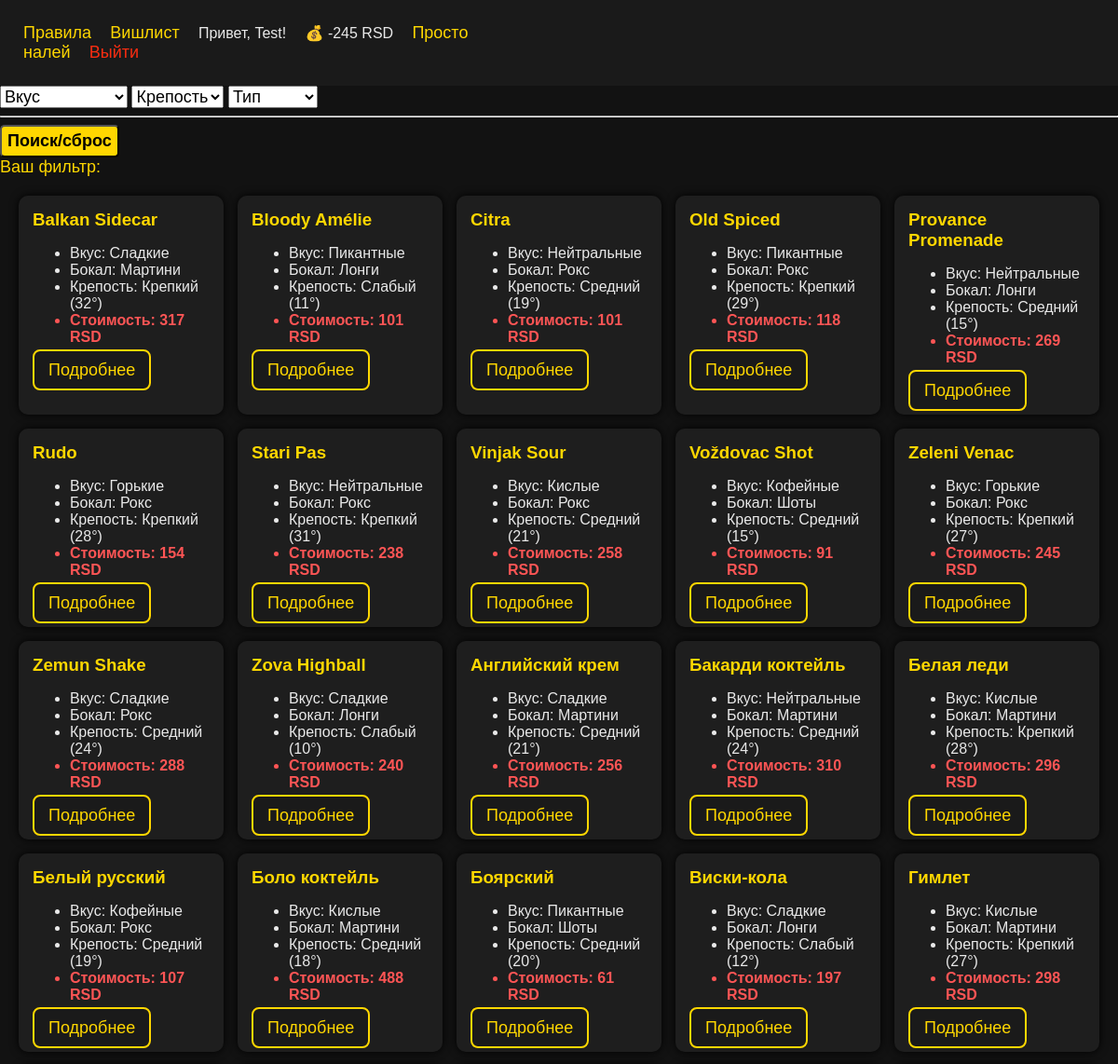
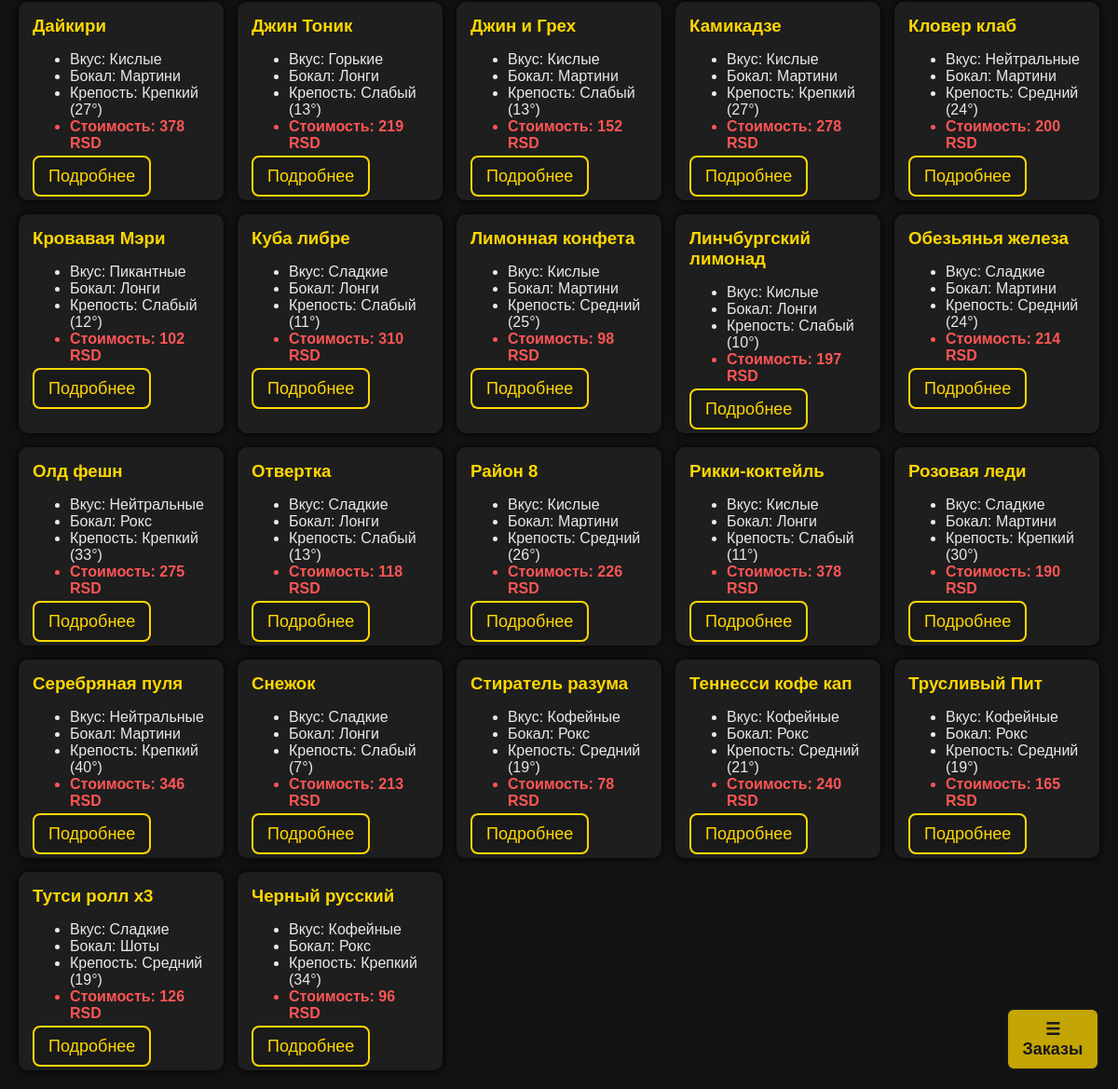
Screenshot of / (signed in) with the database file from the repository (2 pictures, top to bottom).
### cocktails/models.py (models this page shows, shortened)
class Client(models.Model):
    name = models.CharField(max_length=200)
    balance = models.IntegerField(default=0)
    user = models.OneToOneField(User, on_delete=models.CASCADE)
    def __str__(self):
        return self.name

class Cocktail(models.Model):
    name = models.CharField(max_length=200)
    alcohol = models.ForeignKey(Alcohol, blank=True, on_delete=models.CASCADE)
    taste = models.ForeignKey(Taste, blank=True, on_delete=models.CASCADE)
    group = models.ForeignKey(Group, blank=True, on_delete=models.CASCADE)
    method = models.ForeignKey(Method, blank=True, on_delete=models.CASCADE, default=1)
    cost = models.IntegerField(default=1)
    comment = models.CharField(max_length=400, default='Это коктейль')
    img = models.ImageField(upload_to='media/', default='media/default.jpg')
    alcohol_perc = models.IntegerField(default=1)

class Taste(models.Model):
    name = models.CharField(max_length=200)
    def __str__(self):
        return self.name

class Group(models.Model):
    name = models.CharField(max_length=200)
    def __str__(self):
        return self.name

class Alcohol(models.Model):
    name = models.CharField(max_length=200)
    def __str__(self):
        return self.name

### cocktails/views.py (the view)
# urls.py: path('', views.get_index, name='index'),
def get_index(request):
    if not request.user.is_authenticated:
        return redirect('login')
    bills = show_bills(request)
    not_aval_set = get_available()
    tastes = Taste.objects.all()
    alco = Alcohol.objects.all()
    groups = Group.objects.all()
    client = Client.objects.get(user=request.user)
    cocks = Cocktail.objects.all().exclude(id__in=not_aval_set).order_by('name')
    text = 'Ваш фильтр: '
    if request.method == 'GET':
        if request.GET.get('taste_id'):
            cocks = cocks.filter(taste_id=request.GET.get('taste_id'))
            text += str(Taste.objects.filter(id=request.GET.get('taste_id'))[0]) + ' '
        if request.GET.get('alco_id'):
            cocks = cocks.filter(alcohol_id=request.GET.get('alco_id'))
            text += str(Alcohol.objects.filter(id=request.GET.get('alco_id'))[0]) + ' '
        if request.GET.get('group_id'):
            cocks = cocks.filter(group_id=request.GET.get('group_id'))
            text += str(Group.objects.filter(id=request.GET.get('group_id'))[0])
    context = {
        'cocks': cocks,
        'bills': bills,
        'tastes': tastes,
        'client': client,
        'alco': alco,
        'groups': groups,
        'text': text,
    }
    return render(request, 'cocktails/index.html', context=context)

### cocktails/views.py (called while the page is built)
def get_available():
    not_aval = []
    connect = sqlite3.connect('db.sqlite3')
    cursor = connect.cursor()
    cursor.execute(
        f"SELECT cocktails_ingridient_cost.cocktail_id_id FROM cocktails_ingridient_cost "
        f"JOIN cocktails_ingridient ON cocktails_ingridient_cost.ingridient_id_id=cocktails_ingridient.id "
        f"WHERE cocktails_ingridient.availability is False OR cocktails_ingridient_cost.value > cocktails_ingridient.count")
    not_aval_cocks = cursor.fetchall()
    connect.close()
    for cock in not_aval_cocks:
        not_aval.append(cock[0])
    not_aval_set = set(not_aval)
    return not_aval_set

def show_bills(request):
    if not request.user.is_authenticated:
        return redirect('login')
    yesterday = str(date.today() - timedelta(days=1))
    client = Client.objects.get(user=request.user)
    if client.user.is_staff or client.user.is_superuser:
        bills = Bill.objects.filter(timestamp__gt=yesterday).order_by('timestamp')
    else:
        bills = Bill.objects.filter(timestamp__gt=yesterday, client=client).order_by('timestamp')
    return bills

### cocktails/templates/cocktails/index.html (shortened to what this page needs)
{% extends 'cocktails/base.html' %}
{% block content %}
    <form action="{% url 'index' %}" method="get">
        <select name="taste_id" id="taste_id" class="custom-input">
            <option value="">Вкус</option>
        </select>
        <select name="alco_id" id="alco_id" class="custom-input">
            <option value="">Крепость</option>
        </select>
        <select name="group_id" id="group_id" class="custom-input">
            <option value="">Тип</option>
        </select>
        <hr>
        <button type="submit" class="search-btn">Поиск/сброс</button>
    </form>
<a>{{ text }}</a>
{% endblock %}

### cocktails/templates/cocktails/base.html (shortened to what this page needs)
{% load static %}
<!DOCTYPE html>
<html lang="ru">
<head>
    <link rel="stylesheet" href="{% static 'cocktails/css/style1.css' %}">
</head>
<body>
    <header>
        <div class="nav-links">
            <a class="nlinks" href="/rules">Правила</a>
            <a class="nlinks" href="/wishlist">Вишлист</a>
            {% if user.is_authenticated %}
                <span class="nlinks">Привет, {{ user.username }}!</span>
                <span class="nlinks">💰 {{ client.balance }} RSD</span>
                <a class="nlinks" href="{% url 'just_drink' %}">Просто налей</a>
                <a class="nlinks" href="{% url 'logout' %}" style="color:#fa2d11;">Выйти</a>
            {% else %}
                <a class="nlinks" href="{% url 'login' %}">Войти</a>
                <a class="nlinks" href="{% url 'register' %}">Регистрация</a>
            {% endif %}
        </div>
    </header>
{% block content %}{% endblock %}
{% if cocks %}
<div class="cocktail-grid">
    {% for i in cocks %}
    <div class="cocktail-card">
        <h3>{{ i.name }}</h3>
        <ul>
            <li>Вкус: {{ i.taste }}</li>
            <li>Бокал: {{ i.group }}</li>
            <li>Крепость: {{ i.alcohol }} ({{ i.alcohol_perc }}°)</li>
            <li class="cost">Стоимость: {{ i.cost }} RSD</li>
        </ul>
        <a class="openbtn" href="{% url 'cocktail' i.id %}">Подробнее</a>
    </div>
    {% endfor %}
</div>
{% endif %}
{% if user.is_authenticated %}
<button id="OrderButton" class="orderbutton" onclick="openNav()" style="position:fixed; bottom:20px; z-index:1001;">
    &#9776; Заказы
</button>
{% endif %}
</body>
</html>

### cocktails/templates/cocktails/base.html (style rules this page uses)
body { margin: 0; font-family: 'Arial', sans-serif; background-color: #121212; color: #e9e9e9; }
a { color: #ffd700; text-decoration: none; font-size: 18px; }
header { display: flex; justify-content: space-between; align-items: center; padding: 25px; background: #1a1a1a; }
.openbtn { font-size: 18px; cursor: pointer; background-color: #1a1a1a; color: #ffd700; padding: 10px 15px; border: 2px solid #ffd700; border-radius: 8px; transition: 0.3s; }
.orderbutton { font-size: 18px; font-weight: bold; cursor: pointer; background-color: #ffd700; color: #1a1a1a; width: 100px; padding: 10px 15px; border: 2px solid #1a1a1a; border-radius: 8px; transition: 0.3s; right: 20px; opacity: 0.75; }
.cocktail-grid { display: grid; grid-template-columns: repeat(auto-fit, minmax(220px, 1fr)); gap: 15px; padding: 20px; }
.cocktail-card { background: #1e1e1e; padding: 15px; border-radius: 10px; box-shadow: 0 0 10px #000; }
.cocktail-card h3 { color: #ffd700; margin: 0 0 10px 0; }
.cost { color: #ff5555; font-weight: bold; }
.nav-links { right: 10px; }
.nlinks { margin-right: 3%; }

### cocktails/templates/cocktails/index.html (style rules this page uses)
.search-btn { background-color: #ffd700; font-size: 18px; border-radius: 5px; font-weight: bold; height: 35px; }
.custom-input { font-size: 18px; }

### rows the page displays
Client: balance "-245"
Cocktail: name "Balkan Sidecar", taste "Сладкие", group "Мартини", alcohol "Крепкий", alcohol_perc "32", cost "317"
Cocktail: name "Bloody Amélie", taste "Пикантные", group "Лонги", alcohol "Слабый", alcohol_perc "11", cost "101"
Cocktail: name "Citra", taste "Нейтральные", group "Рокс", alcohol "Средний", alcohol_perc "19", cost "101"
Cocktail: name "Old Spiced", taste "Пикантные", group "Рокс", alcohol "Крепкий", alcohol_perc "29", cost "118"
Cocktail: name "Provance Promenade", taste "Нейтральные", group "Лонги", alcohol "Средний", alcohol_perc "15", cost "269"
Cocktail: name "Rudo", taste "Горькие", group "Рокс", alcohol "Крепкий", alcohol_perc "28", cost "154"
Cocktail: name "Stari Pas", taste "Нейтральные", group "Рокс", alcohol "Крепкий", alcohol_perc "31", cost "238"
Cocktail: name "Vinjak Sour", taste "Кислые", group "Рокс", alcohol "Средний", alcohol_perc "21", cost "258"
Cocktail: name "Voždovac Shot", taste "Кофейные", group "Шоты", alcohol "Средний", alcohol_perc "15", cost "91"
Cocktail: name "Zeleni Venac", taste "Горькие", group "Рокс", alcohol "Крепкий", alcohol_perc "27", cost "245"
Cocktail: name "Zemun Shake", taste "Сладкие", group "Рокс", alcohol "Средний", alcohol_perc "24", cost "288"
Cocktail: name "Zova Highball", taste "Сладкие", group "Лонги", alcohol "Слабый", alcohol_perc "10", cost "240"
Cocktail: name "Английский крем", taste "Сладкие", group "Мартини", alcohol "Средний", alcohol_perc "21", cost "256"
Cocktail: name "Бакарди коктейль", taste "Нейтральные", group "Мартини", alcohol "Средний", alcohol_perc "24", cost "310"
Cocktail: name "Белая леди", taste "Кислые", group "Мартини", alcohol "Крепкий", alcohol_perc "28", cost "296"
Cocktail: name "Белый русский", taste "Кофейные", group "Рокс", alcohol "Средний", alcohol_perc "19", cost "107"
Cocktail: name "Боло коктейль", taste "Кислые", group "Мартини", alcohol "Средний", alcohol_perc "18", cost "488"
Cocktail: name "Боярский", taste "Пикантные", group "Шоты", alcohol "Средний", alcohol_perc "20", cost "61"
Cocktail: name "Виски-кола", taste "Сладкие", group "Лонги", alcohol "Слабый", alcohol_perc "12", cost "197"
Cocktail: name "Гимлет", taste "Кислые", group "Мартини", alcohol "Крепкий", alcohol_perc "27", cost "298"
Cocktail: name "Дайкири", taste "Кислые", group "Мартини", alcohol "Крепкий", alcohol_perc "27", cost "378"
Cocktail: name "Джин Тоник", taste "Горькие", group "Лонги", alcohol "Слабый", alcohol_perc "13", cost "219"
Cocktail: name "Джин и Грех", taste "Кислые", group "Мартини", alcohol "Слабый", alcohol_perc "13", cost "152"
Cocktail: name "Камикадзе", taste "Кислые", group "Мартини", alcohol "Крепкий", alcohol_perc "27", cost "278"
Cocktail: name "Кловер клаб", taste "Нейтральные", group "Мартини", alcohol "Средний", alcohol_perc "24", cost "200"
Cocktail: name "Кровавая Мэри", taste "Пикантные", group "Лонги", alcohol "Слабый", alcohol_perc "12", cost "102"
Cocktail: name "Куба либре", taste "Сладкие", group "Лонги", alcohol "Слабый", alcohol_perc "11", cost "310"
Cocktail: name "Лимонная конфета", taste "Кислые", group "Мартини", alcohol "Средний", alcohol_perc "25", cost "98"
Cocktail: name "Линчбургский лимонад", taste "Кислые", group "Лонги", alcohol "Слабый", alcohol_perc "10", cost "197"
Cocktail: name "Обезьянья железа", taste "Сладкие", group "Мартини", alcohol "Средний", alcohol_perc "24", cost "214"
Cocktail: name "Олд фешн", taste "Нейтральные", group "Рокс", alcohol "Крепкий", alcohol_perc "33", cost "275"
Cocktail: name "Отвертка", taste "Сладкие", group "Лонги", alcohol "Слабый", alcohol_perc "13", cost "118"
Cocktail: name "Район 8", taste "Кислые", group "Мартини", alcohol "Средний", alcohol_perc "26", cost "226"
Cocktail: name "Рикки-коктейль", taste "Кислые", group "Лонги", alcohol "Слабый", alcohol_perc "11", cost "378"
Cocktail: name "Розовая леди", taste "Сладкие", group "Мартини", alcohol "Крепкий", alcohol_perc "30", cost "190"
Cocktail: name "Серебряная пуля", taste "Нейтральные", group "Мартини", alcohol "Крепкий", alcohol_perc "40", cost "346"
Cocktail: name "Снежок", taste "Сладкие", group "Лонги", alcohol "Слабый", alcohol_perc "7", cost "213"
Cocktail: name "Стиратель разума", taste "Кофейные", group "Рокс", alcohol "Средний", alcohol_perc "19", cost "78"
Cocktail: name "Теннесcи кофе кап", taste "Кофейные", group "Рокс", alcohol "Средний", alcohol_perc "21", cost "240"
Cocktail: name "Трусливый Пит", taste "Кофейные", group "Рокс", alcohol "Средний", alcohol_perc "19", cost "165"
Cocktail: name "Тутси ролл х3", taste "Сладкие", group "Шоты", alcohol "Средний", alcohol_perc "19", cost "126"
Cocktail: name "Черный русский", taste "Кофейные", group "Рокс", alcohol "Крепкий", alcohol_perc "34", cost "96"

### other values shown
{{ user.username }} "Test"
{{ text }} "Ваш фильтр:"
